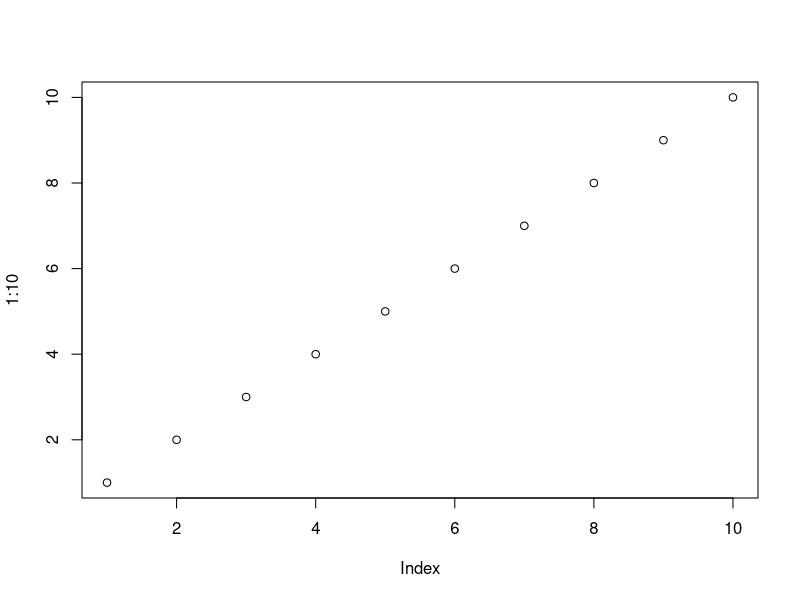
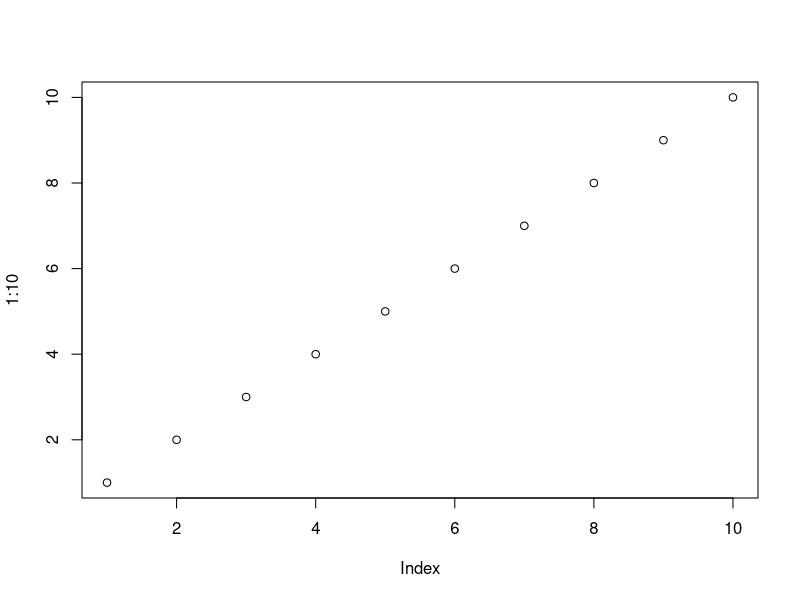

Write R code to recreate these figures, in order.
## ---- chunk 1
x <- 1
x
## ---- chunk 2

## ---- chunk 3
plot(1:10)
## ---- chunk 4
plot(1:10)
